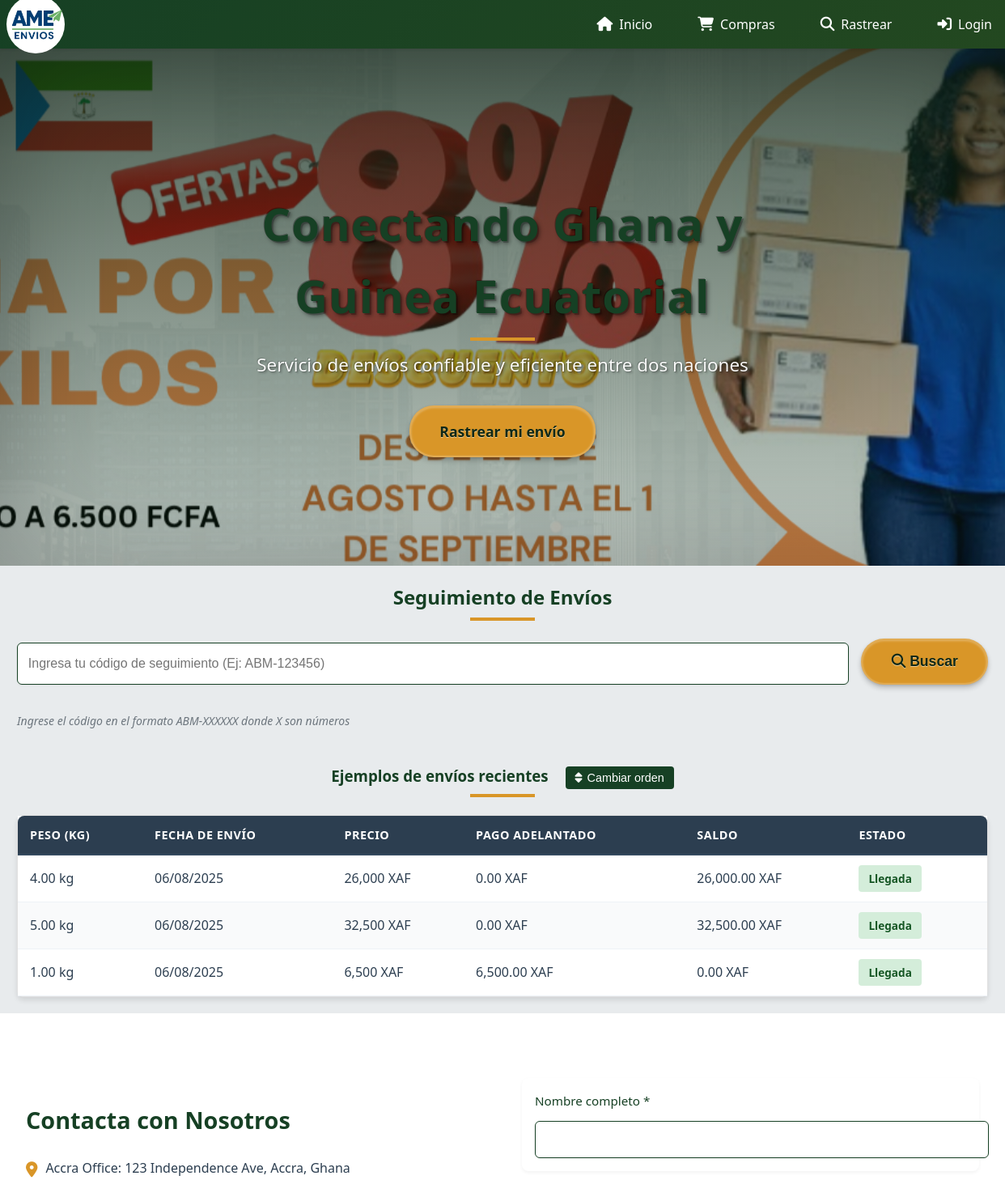
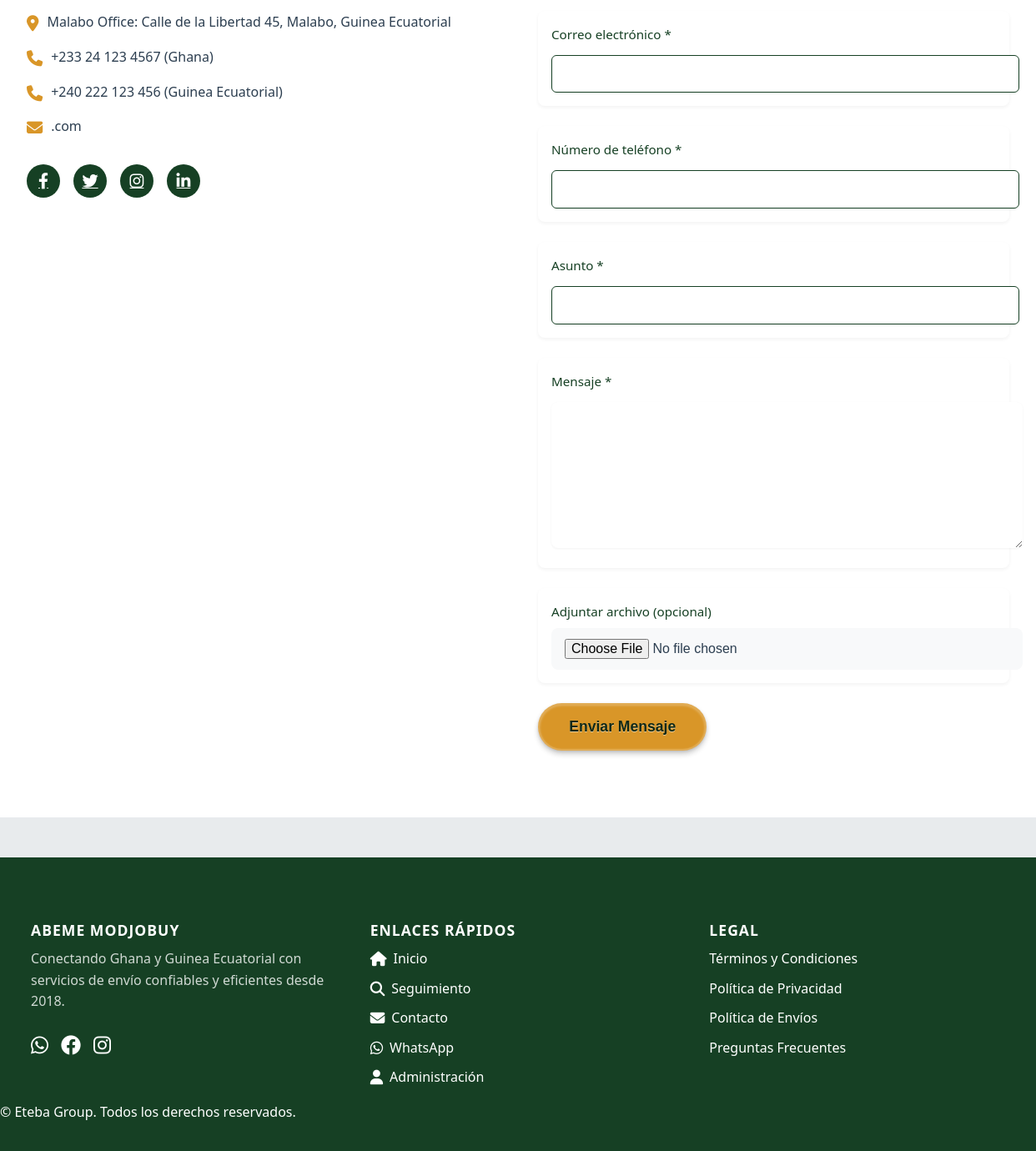
The page / on the database its author committed (2 pictures, top to bottom).
### tables this page shows
CREATE TABLE `shipments` (
  `id` int(11) NOT NULL,
  `code` varchar(20) NOT NULL,
  `group_code` varchar(20) NOT NULL,
  `sender_name` varchar(100) NOT NULL,
  `sender_phone` varchar(20) NOT NULL,
  `receiver_name` varchar(100) NOT NULL,
  `receiver_phone` varchar(20) NOT NULL,
  `product` varchar(100) NOT NULL,
  `weight` decimal(10,2) NOT NULL,
  `shipping_cost` decimal(10,2) NOT NULL,
  `sale_price` decimal(10,2) NOT NULL,
  `profit` decimal(10,2) NOT NULL,
  `ship_date` date NOT NULL,
  `est_date` date NOT NULL,
  `status` enum('pending','ontheway','arrived','delayed','delivered') NOT NULL DEFAULT 'pending',
  `created_at` timestamp NOT NULL DEFAULT current_timestamp(),
  `advance_payment` decimal(10,2) DEFAULT 0.00
);

### index.php (the view, shortened to what this page needs)
<?php
require_once 'includes/db.php';
require_once 'includes/functions.php';
?>
<?php include 'includes/header.php'; ?>
    <section class="hero section">
        <div class="container">
            <div class="hero-content">
                <h2 class="section-title">Conectando Ghana y Guinea Ecuatorial</h2>
                <p>Servicio de envíos confiable y eficiente entre dos naciones</p>
                <a href="#tracking" class="btn btn-lg">Rastrear mi envío</a>
            </div>
        </div>
    </section>
    <section id="tracking" class="section">
        <div class="container">
            <h2 class="section-title">Seguimiento de Envíos</h2>
            <div class="tracking-form">
                <input
                    type="text"
                    class="tracking-input form-input"
                    id="tracking-code"
                    placeholder="Ingresa tu código de seguimiento (Ej: ABM-123456)"
                    pattern="ABM-[0-9]{6}"
                    title="El código debe tener el formato ABM-123456">
                <button class="btn" onclick="trackShipment()">
                    <i class="fas fa-search"></i> Buscar
                </button>
            </div>
            <small class="form-help">Ingrese el código en el formato ABM-XXXXXX donde X son números</small>
            <h3 class="section-title" style="margin-top:2.5rem;">
                Ejemplos de envíos recientes
                <div class="sort-controls">
                    <button onclick="toggleSort()" class="sort-btn">
                        <i class="fas fa-sort"></i> Cambiar orden
                    </button>
                </div>
            </h3>
            <div class="recent-shipments-container">
                <div class="table-scroll-container">
                    <table class="admin-table">
                        <thead>
                            <tr>
                                <th>Peso (kg)</th>
                                <th>Fecha de envío</th>
                                <th>Precio</th>
                                <th>Pago Adelantado</th>
                                <th>Saldo</th>
                                <th>Estado</th>
                            </tr>
                        </thead>
                        <tbody id="recent-shipments">
                            <?php
                            $page = isset($_GET['page']) ? (int)$_GET['page'] : 1;
                            $sort = isset($_GET['sort']) ? $_GET['sort'] : 'DESC';
                            $perPage = 10;
                    $result = getRecentUndeliveredShipments($pdo, $sort, $page, $perPage);
                    $shipments = $result['shipments'];
                    foreach ($shipments as $shipment) {
                        echo '<tr>';
                        echo '<td>'.$shipment['weight'].' kg</td>';
                        echo '<td>'.date('d/m/Y', strtotime($shipment['ship_date'])).'</td>';
                        echo '<td>'.number_format($shipment['sale_price'], 0, '.', ',').' XAF</td>';
                        echo '<td>'.number_format($shipment['advance_payment'], 2, '.', ',').' XAF</td>';
                        echo '<td>'.number_format($shipment['sale_price'] - $shipment['advance_payment'], 2, '.', ',').' XAF</td>';
                        echo '<td>'.getStatusBadge($shipment['status']).'</td>';
                        echo '</tr>';
                    }
                    ?>
                </tbody>
            </table>
                </div>
            </div>
    </section>
    <section id="contact" class="contact-section">
        <div class="contact-container">
            <div class="contact-info">
                <h3>Contacta con Nosotros</h3>
                <div class="contact-details">
                    <p><i class="fas fa-map-marker-alt"></i> Accra Office: 123 Independence Ave, Accra, Ghana</p>
                    <p><i class="fas fa-map-marker-alt"></i> Malabo Office: Calle de la Libertad 45, Malabo, Guinea Ecuatorial</p>
                    <p><i class="fas fa-phone"></i> +233 24 123 4567 (Ghana)</p>
                    <p><i class="fas fa-phone"></i> +240 222 123 456 (Guinea Ecuatorial)</p>
                    <p><i class="fas fa-envelope"></i> .com</p>
                </div>
                <div class="social-links">
                    <a href="#"><i class="fab fa-facebook-f"></i></a>
                    <a href="#"><i class="fab fa-twitter"></i></a>
                    <a href="#"><i class="fab fa-instagram"></i></a>
                    <a href="#"><i class="fab fa-linkedin-in"></i></a>
                </div>
            </div>
            <div class="contact-form">
                <form id="contactForm" action="send_contact.php" method="post" enctype="multipart/form-data">
                    <div class="form-group">
                        <label for="name">Nombre completo *</label>
                        <input type="text" id="name" name="name" required>
                    </div>
                    <div class="form-group">
                        <label for="email">Correo electrónico *</label>
                        <input type="email" id="email" name="email" required>
                    </div>
                    <div class="form-group">
                        <label for="phone">Número de teléfono *</label>
                        <input type="tel" id="phone" name="phone" required>
                    </div>
                    <div class="form-group">
                        <label for="subject">Asunto *</label>
                        <input type="text" id="subject" name="subject" required>
                    </div>
                    <div class="form-group">
                        <label for="message">Mensaje *</label>
                        <textarea id="message" name="message" required></textarea>
                    </div>
                    <div class="form-group">
                        <label for="attachment">Adjuntar archivo (opcional)</label>
                        <input type="file" id="attachment" name="attachment" class="file-input" accept=".jpg,.jpeg,.png,.pdf">
                    </div>
                    <button type="submit" class="btn">Enviar Mensaje</button>
                </form>
            </div>
        </div>
    </section>
<?php include 'includes/footer.php'; ?>

### includes/functions.php (shortened to what this page needs)
<?php
function getStatusBadge($status) {
    $statusMap = [
        'pending' => ['class' => 'status-pending', 'text' => 'Pendiente'],
        'ontheway' => ['class' => 'status-ontheway', 'text' => 'En Camino'],
        'arrived' => ['class' => 'status-arrived', 'text' => 'Llegada'],
        'delayed' => ['class' => 'status-delayed', 'text' => 'Retraso'],
        'delivered' => ['class' => 'status-delivered', 'text' => 'Entregado']
    ];
    return '<span class="status '.$statusMap[$status]['class'].'">'.$statusMap[$status]['text'].'</span>';
}
function getRecentUndeliveredShipments($pdo, $sortDirection = 'DESC', $page = 1, $perPage = 10) {
    $offset = ($page - 1) * $perPage;
    $countStmt = $pdo->query("SELECT COUNT(*) FROM shipments WHERE status != 'delivered'");
    $totalRecords = $countStmt->fetchColumn();
    $stmt = $pdo->prepare("
        SELECT code, weight, ship_date, sale_price, advance_payment, status
        FROM shipments
        WHERE status != 'delivered'
        ORDER BY ship_date " . ($sortDirection === 'ASC' ? 'ASC' : 'DESC') . "
        LIMIT :limit OFFSET :offset
    ");
    $stmt->bindValue(':limit', $perPage, PDO::PARAM_INT);
    $stmt->bindValue(':offset', $offset, PDO::PARAM_INT);
    $stmt->execute();
    return [
        'shipments' => $stmt->fetchAll(PDO::FETCH_ASSOC),
        'total' => $totalRecords,
        'pages' => ceil($totalRecords / $perPage),
        'current_page' => $page
    ];
}
?>

### rows shown on the page
shipments: weight "4.00", ship_date "06/08/2025", sale_price "26,000", advance_payment "0.00", $shipment['sale_price'] - $shipment['advance_payment'] "26,000.00", status "Llegada"
shipments: weight "5.00", ship_date "06/08/2025", sale_price "32,500", advance_payment "0.00", $shipment['sale_price'] - $shipment['advance_payment'] "32,500.00", status "Llegada"
shipments: weight "1.00", ship_date "06/08/2025", sale_price "6,500", advance_payment "6,500.00", $shipment['sale_price'] - $shipment['advance_payment'] "0.00", status "Llegada"
